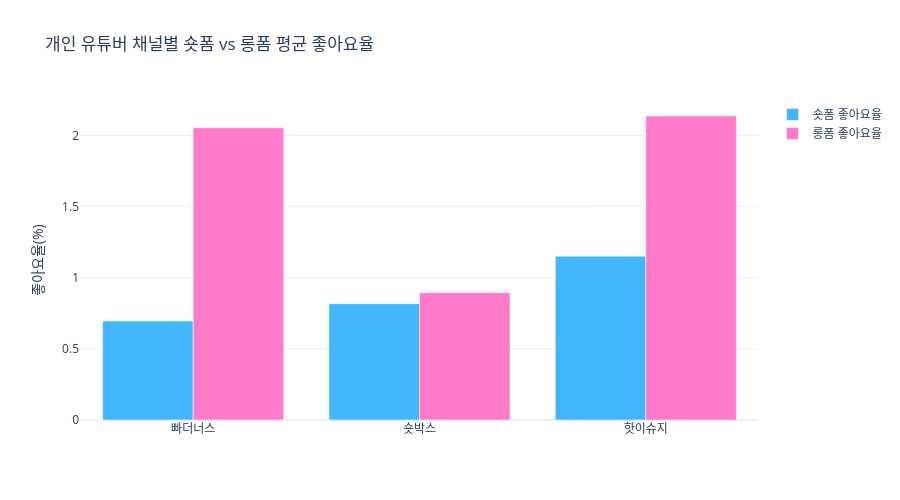

Source (notebook cell):
### Markdown cell above
## 8. 시각화

### Code cell
# 채널별 숏폼/롱폼 참여율 비교
summary = df.groupby(['channel_name', 'format_type'])[['like_rate', 'comment_rate']].mean().reset_index()

shortform_df = summary[summary['format_type'] == 'shortform']
longform_df  = summary[summary['format_type'] == 'longform']

channels = list(CHANNELS.keys())

fig = go.Figure()
fig.add_trace(go.Bar(
    name='숏폼 좋아요율',
    x=channels,
    y=shortform_df.set_index('channel_name').reindex(channels)['like_rate'],
    marker_color='#42B6FF'
))
fig.add_trace(go.Bar(
    name='롱폼 좋아요율',
    x=channels,
    y=longform_df.set_index('channel_name').reindex(channels)['like_rate'],
    marker_color='#FF7AC8'
))
fig.update_layout(
    title='개인 유튜버 채널별 숏폼 vs 롱폼 평균 좋아요율',
    yaxis_title='좋아요율(%)',
    barmode='group',
    template='plotly_white',
    height=500
)
fig.show()

### Figure 1 — Plotly figure (JSON) as saved in the notebook; plotly's stock layout.template omitted (floating-point values rounded to 4 significant figures)
{"data": [{"marker": {"color": "#42B6FF"}, "name": "숏폼 좋아요율", "type": "bar", "x": ["빠더너스", "숏박스", "핫이슈지"], "y": [0.6956, 0.8176, 1.151]}, {"marker": {"color": "#FF7AC8"}, "name": "롱폼 좋아요율", "type": "bar", "x": ["빠더너스", "숏박스", "핫이슈지"], "y": [2.054, 0.8952, 2.137]}], "layout": {"barmode": "group", "height": 500, "title": {"text": "개인 유튜버 채널별 숏폼 vs 롱폼 평균 좋아요율"}, "yaxis": {"title": {"text": "좋아요율(%)"}}}}
